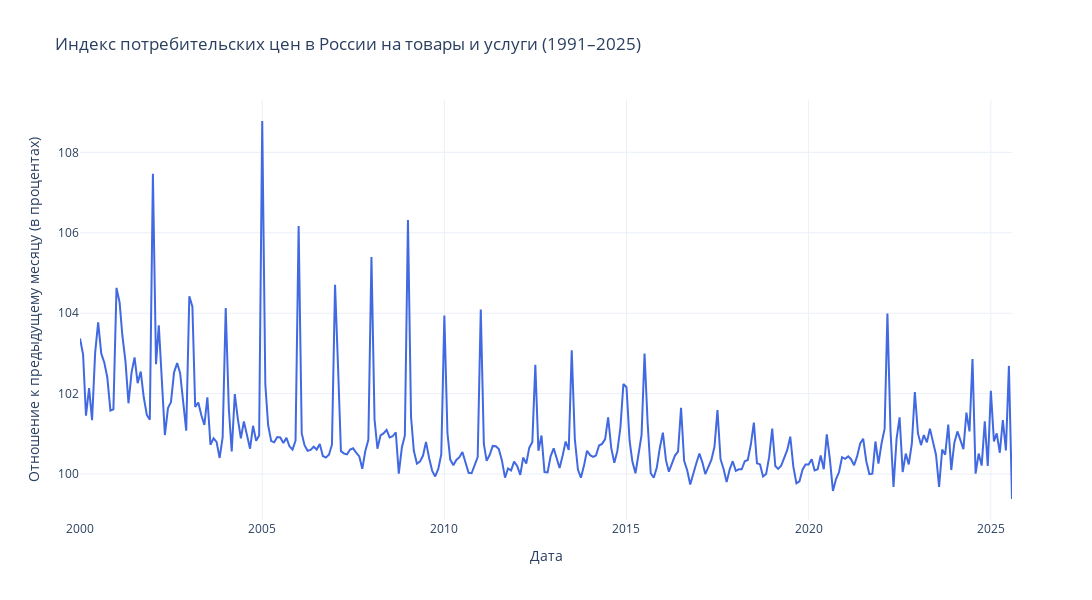

Notebook code cell kept with this figure:
### Code cell
plot_2d_interactive(
    x=df_melted['date'],
    y=df_melted['ИПЦ'],
    xlabel="Дата",
    ylabel="Отношение к предыдущему месяцу (в процентах)",
    title=f"Индекс потребительских цен в России на товары и услуги (1991–2025)"
)

### Figure 1 — Plotly figure (JSON) as saved in the notebook; plotly's stock layout.template omitted (floating-point values rounded to 4 significant figures; data arrays with more than 128 entries replaced by an {"elided": "..."} marker saying what was removed)
{"data": [{"hovertemplate": "Дата: %{x}<br>Значение: %{y:.4f} <extra></extra>", "line": {"color": "royalblue", "width": 2}, "mode": "lines", "x": {"elided": "308 str values"}, "y": {"elided": "308 float values"}, "type": "scatter"}], "layout": {"title": {"text": "Индекс потребительских цен в России на товары и услуги (1991–2025)"}, "xaxis": {"title": {"text": "Дата"}}, "yaxis": {"title": {"text": "Отношение к предыдущему месяцу (в процентах)"}}, "hovermode": "x unified", "width": 1100, "height": 600}}
